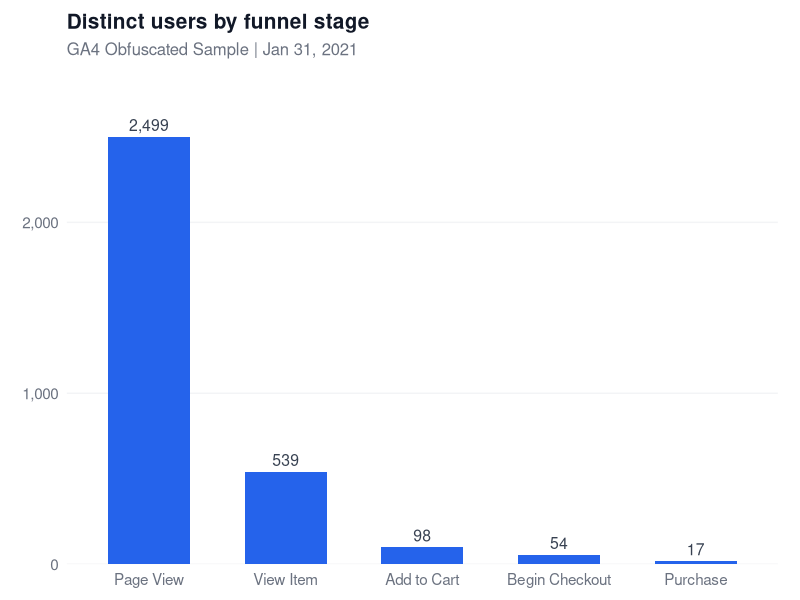
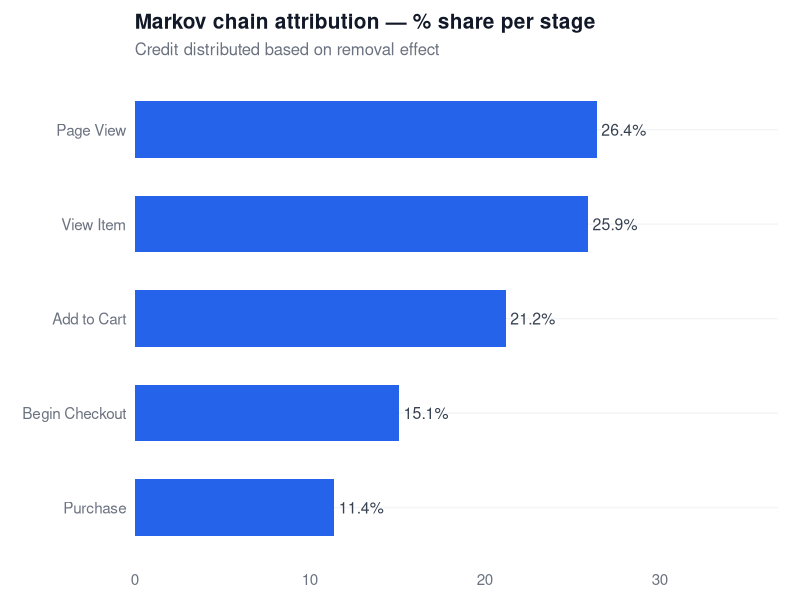
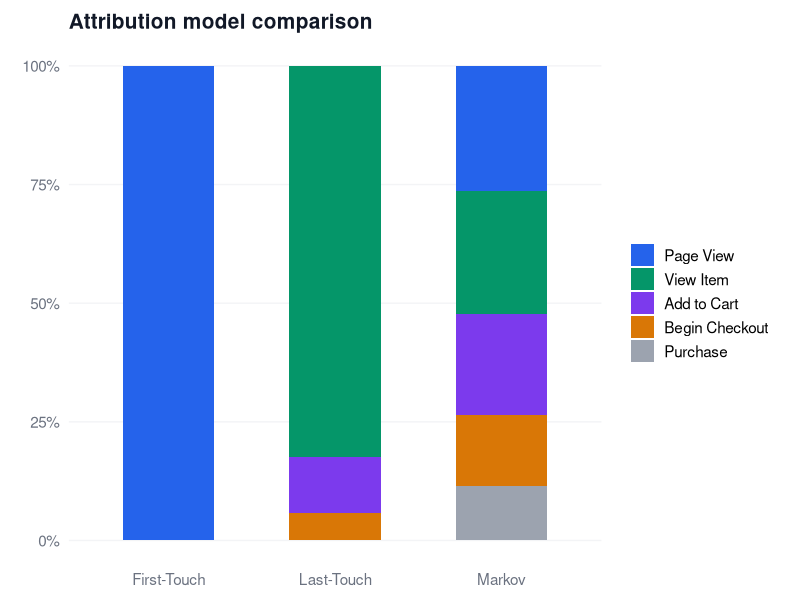

Generate these figures, in order, with R:
## ---- chunk 1
library(dplyr)
library(ggplot2)
library(scales)
library(knitr)

funnel_order <- c("page_view", "view_item", "add_to_cart",
                  "begin_checkout", "purchase")

funnel <- data.frame(
  event_name = factor(funnel_order, levels = funnel_order),
  users      = c(2499, 539, 98, 54, 17),
  cvr        = c("100%", "21.6%", "3.9%", "2.2%", "0.7%"),
  dropoff    = c("—", "78.4%", "81.8%", "44.9%", "68.5%")
)

table_markov <- data.frame(
  channel           = c("page_view","view_item","add_to_cart",
                        "begin_checkout","purchase"),
  total_conversions = c(4, 4, 4, 3, 2),
  percent           = c(26.4, 25.9, 21.2, 15.1, 11.4)
)

theme_slide <- function() {
  theme_minimal(base_size = 14) +
    theme(
      plot.title         = element_text(face = "bold", size = 15,
                                        color = "#111827", margin = margin(b = 6)),
      plot.subtitle      = element_text(size = 12, color = "#6B7280",
                                        margin = margin(b = 10)),
      axis.text          = element_text(size = 11, color = "#6B7280"),
      axis.title         = element_blank(),
      panel.grid.major.x = element_blank(),
      panel.grid.major.y = element_line(color = "#F3F4F6", linewidth = 0.5),
      panel.grid.minor   = element_blank(),
      plot.background    = element_rect(fill = "white", color = NA),
      panel.background   = element_rect(fill = "white", color = NA),
      plot.margin        = margin(10, 16, 8, 16)
    )
}

C_BLUE   <- "#2563EB"
C_GREEN  <- "#059669"
C_PURPLE <- "#7C3AED"
C_AMBER  <- "#D97706"
C_RED    <- "#DC2626"
## ---- chunk 2
ggplot(funnel, aes(x = event_name, y = users)) +
  geom_col(fill = C_BLUE, width = 0.6) +
  geom_text(aes(label = scales::comma(users)),
            vjust = -0.5, size = 4, color = "#374151") +
  scale_x_discrete(labels = c("Page View","View Item",
                               "Add to Cart","Begin Checkout","Purchase")) +
  scale_y_continuous(labels = scales::comma,
                     expand  = expansion(mult = c(0, 0.15))) +
  labs(title    = "Distinct users by funnel stage",
       subtitle = "GA4 Obfuscated Sample | Jan 31, 2021") +
  theme_slide()
## ---- chunk 3
table_markov |>
  mutate(channel = factor(channel, levels = funnel_order)) |>
  arrange(channel) |>
  ggplot(aes(x = reorder(channel, percent), y = percent)) +
  geom_col(fill = C_BLUE, width = 0.6) +
  geom_text(aes(label = paste0(percent, "%")),
            hjust = -0.1, size = 4, color = "#374151") +
  coord_flip() +
  scale_y_continuous(limits = c(0, 35),
                     expand  = expansion(mult = c(0, 0.05))) +
  scale_x_discrete(labels = c("purchase"       = "Purchase",
                               "begin_checkout" = "Begin Checkout",
                               "add_to_cart"    = "Add to Cart",
                               "view_item"      = "View Item",
                               "page_view"      = "Page View")) +
  labs(title    = "Markov chain attribution — % share per stage",
       subtitle = "Credit distributed based on removal effect") +
  theme_slide()
## ---- chunk 4
comparison <- data.frame(
  channel  = rep(c("Page View","View Item","Add to Cart",
                   "Begin Checkout","Purchase"), 3),
  model    = rep(c("First-Touch","Last-Touch","Markov"), each = 5),
  value    = c(100, 0, 0, 0, 0,
               0, 82.4, 11.8, 5.9, 0,
               26.4, 25.9, 21.2, 15.1, 11.4)
) |>
  mutate(
    channel = factor(channel,
                     levels = c("Page View","View Item","Add to Cart",
                                "Begin Checkout","Purchase")),
    model   = factor(model, levels = c("First-Touch","Last-Touch","Markov"))
  )

ggplot(comparison, aes(x = model, y = value, fill = channel)) +
  geom_col(position = "fill", width = 0.55) +
  scale_y_continuous(labels = percent_format()) +
  scale_fill_manual(values = c(
    "Page View"      = "#2563EB",
    "View Item"      = "#059669",
    "Add to Cart"    = "#7C3AED",
    "Begin Checkout" = "#D97706",
    "Purchase"       = "#9CA3AF"
  )) +
  labs(title = "Attribution model comparison",
       x = NULL, y = "Share", fill = NULL) +
  theme_slide() +
  theme(legend.position = "right",
        legend.text = element_text(size = 11))
